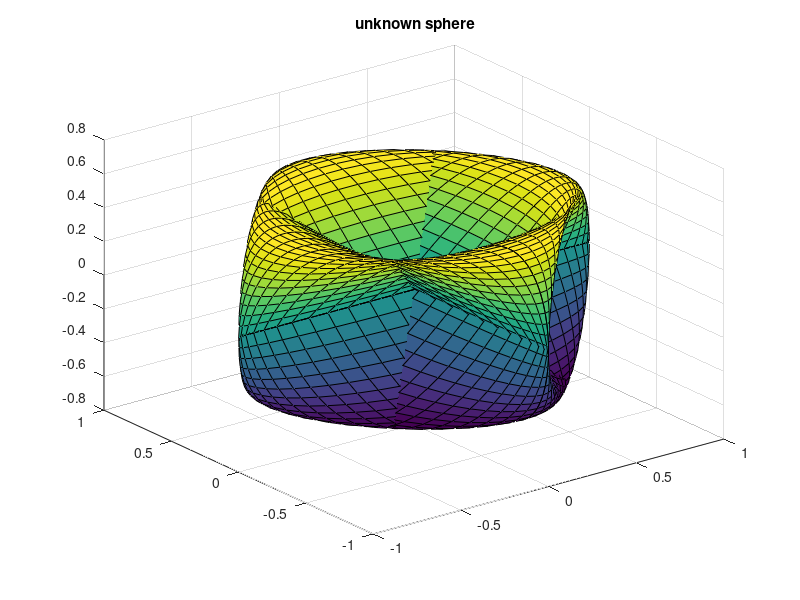

This chart was generated by the following MATLAB code:
theta=linspace(-pi,pi,50);
phi=linspace(-pi/2,pi/2,50);
[TH,P] = meshgrid(theta,phi);
X = sin(P).*sin(TH);
Y = cos(P).*cos(TH);
Z = sin(P).*cos(P);
surf(X,Y,Z);
title('\bf unknown sphere');